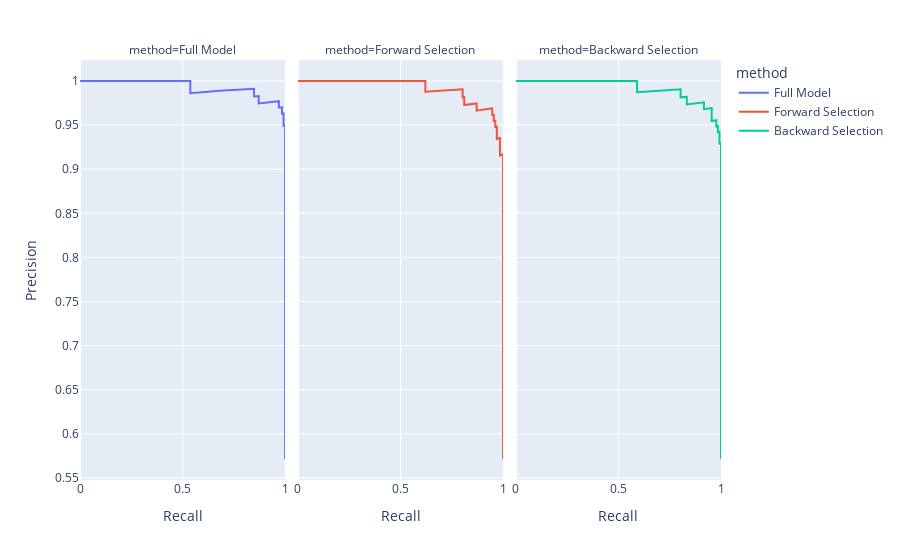

The cell this chart's notebook holds for it:
### Code cell
# Visualize precision recall curve
fig = px.line(pr_df,x='Recall',y='Precision',facet_col='method',color='method')
fig

### Figure 1 — Plotly figure (JSON) as saved in the notebook; plotly's stock layout.template omitted (floating-point values rounded to 4 significant figures; data arrays with more than 128 entries replaced by an {"elided": "..."} marker saying what was removed)
{"data": [{"hovertemplate": "method=Full Model<br>Recall=%{x}<br>Precision=%{y}<extra></extra>", "legendgroup": "Full Model", "line": {"color": "#636efa", "dash": "solid"}, "marker": {"symbol": "circle"}, "mode": "lines", "name": "Full Model", "orientation": "v", "showlegend": true, "type": "scatter", "x": {"elided": "232 float values"}, "xaxis": "x", "y": {"elided": "232 float values"}, "yaxis": "y"}, {"hovertemplate": "method=Forward Selection<br>Recall=%{x}<br>Precision=%{y}<extra></extra>", "legendgroup": "Forward Selection", "line": {"color": "#EF553B", "dash": "solid"}, "marker": {"symbol": "circle"}, "mode": "lines", "name": "Forward Selection", "orientation": "v", "showlegend": true, "type": "scatter", "x": {"elided": "232 float values"}, "xaxis": "x2", "y": {"elided": "232 float values"}, "yaxis": "y2"}, {"hovertemplate": "method=Backward Selection<br>Recall=%{x}<br>Precision=%{y}<extra></extra>", "legendgroup": "Backward Selection", "line": {"color": "#00cc96", "dash": "solid"}, "marker": {"symbol": "circle"}, "mode": "lines", "name": "Backward Selection", "orientation": "v", "showlegend": true, "type": "scatter", "x": {"elided": "232 float values"}, "xaxis": "x3", "y": {"elided": "232 float values"}, "yaxis": "y3"}], "layout": {"annotations": [{"font": {}, "showarrow": false, "text": "method=Full Model", "x": 0.16, "xanchor": "center", "xref": "paper", "y": 1, "yanchor": "bottom", "yref": "paper"}, {"font": {}, "showarrow": false, "text": "method=Forward Selection", "x": 0.5, "xanchor": "center", "xref": "paper", "y": 1, "yanchor": "bottom", "yref": "paper"}, {"font": {}, "showarrow": false, "text": "method=Backward Selection", "x": 0.84, "xanchor": "center", "xref": "paper", "y": 1, "yanchor": "bottom", "yref": "paper"}], "legend": {"title": {"text": "method"}, "tracegroupgap": 0}, "margin": {"t": 60}, "xaxis": {"anchor": "y", "domain": [0, 0.32], "title": {"text": "Recall"}}, "xaxis2": {"anchor": "y2", "domain": [0.34, 0.66], "matches": "x", "title": {"text": "Recall"}}, "xaxis3": {"anchor": "y3", "domain": [0.68, 1.0], "matches": "x", "title": {"text": "Recall"}}, "yaxis": {"anchor": "x", "domain": [0, 1], "title": {"text": "Precision"}}, "yaxis2": {"anchor": "x2", "domain": [0, 1], "matches": "y", "showticklabels": false}, "yaxis3": {"anchor": "x3", "domain": [0, 1], "matches": "y", "showticklabels": false}}}
